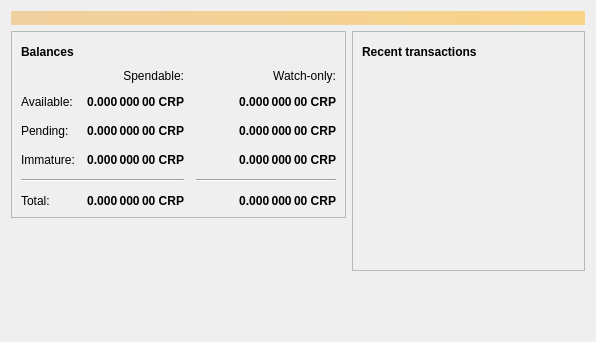
<?xml version="1.0" encoding="UTF-8"?>
<ui version="4.0">
 <class>OverviewPage</class>
 <widget class="QWidget" name="OverviewPage">
  <property name="geometry">
   <rect>
    <x>0</x>
    <y>0</y>
    <width>596</width>
    <height>342</height>
   </rect>
  </property>
  <property name="windowTitle">
   <string>Form</string>
  </property>
  <layout class="QVBoxLayout" name="topLayout">
   <item>
    <widget class="QLabel" name="labelAlerts">
     <property name="visible">
      <bool>false</bool>
     </property>
     <property name="styleSheet">
      <string notr="true">QLabel { background-color: qlineargradient(x1: 0, y1: 0, x2: 1, y2: 0, stop:0 #F0D0A0, stop:1 #F8D488); color:#000000; }</string>
     </property>
     <property name="wordWrap">
      <bool>true</bool>
     </property>
     <property name="margin">
      <number>3</number>
     </property>
     <property name="textInteractionFlags">
      <set>Qt::TextSelectableByMouse</set>
     </property>
    </widget>
   </item>
   <item>
    <layout class="QHBoxLayout" name="horizontalLayout" stretch="1,1">
     <item>
      <layout class="QVBoxLayout" name="verticalLayout_2">
       <item>
        <widget class="QFrame" name="frame">
         <property name="frameShape">
          <enum>QFrame::StyledPanel</enum>
         </property>
         <property name="frameShadow">
          <enum>QFrame::Raised</enum>
         </property>
         <layout class="QVBoxLayout" name="verticalLayout_4">
          <item>
           <layout class="QHBoxLayout" name="horizontalLayout_4">
            <item>
             <widget class="QLabel" name="label_5">
              <property name="font">
               <font>
                <weight>75</weight>
                <bold>true</bold>
               </font>
              </property>
              <property name="text">
               <string>Balances</string>
              </property>
             </widget>
            </item>
            <item>
             <widget class="QPushButton" name="labelWalletStatus">
              <property name="enabled">
               <bool>true</bool>
              </property>
              <property name="maximumSize">
               <size>
                <width>30</width>
                <height>16777215</height>
               </size>
              </property>
              <property name="toolTip">
               <string>The displayed information may be out of date. Your wallet automatically synchronizes with the Crapto network after a connection is established, but this process has not completed yet.</string>
              </property>
              <property name="text">
               <string/>
              </property>
              <property name="icon">
               <iconset resource="../bitcoin.qrc">
                <normaloff>:/icons/warning</normaloff>
                <disabledoff>:/icons/warning</disabledoff>:/icons/warning</iconset>
              </property>
              <property name="iconSize">
               <size>
                <width>24</width>
                <height>24</height>
               </size>
              </property>
              <property name="flat">
               <bool>true</bool>
              </property>
             </widget>
            </item>
            <item>
             <spacer name="horizontalSpacer_3">
              <property name="orientation">
               <enum>Qt::Horizontal</enum>
              </property>
              <property name="sizeHint" stdset="0">
               <size>
                <width>40</width>
                <height>20</height>
               </size>
              </property>
             </spacer>
            </item>
           </layout>
          </item>
          <item>
           <layout class="QGridLayout" name="gridLayout">
            <property name="spacing">
             <number>12</number>
            </property>
            <item row="2" column="2">
             <widget class="QLabel" name="labelWatchPending">
              <property name="font">
               <font>
                <weight>75</weight>
                <bold>true</bold>
               </font>
              </property>
              <property name="cursor">
               <cursorShape>IBeamCursor</cursorShape>
              </property>
              <property name="toolTip">
               <string>Unconfirmed transactions to watch-only addresses</string>
              </property>
              <property name="text">
               <string notr="true">0.000 000 00 CRP</string>
              </property>
              <property name="alignment">
               <set>Qt::AlignRight|Qt::AlignTrailing|Qt::AlignVCenter</set>
              </property>
              <property name="textInteractionFlags">
               <set>Qt::LinksAccessibleByMouse|Qt::TextSelectableByKeyboard|Qt::TextSelectableByMouse</set>
              </property>
             </widget>
            </item>
            <item row="2" column="1">
             <widget class="QLabel" name="labelUnconfirmed">
              <property name="font">
               <font>
                <weight>75</weight>
                <bold>true</bold>
               </font>
              </property>
              <property name="cursor">
               <cursorShape>IBeamCursor</cursorShape>
              </property>
              <property name="toolTip">
               <string>Total of transactions that have yet to be confirmed, and do not yet count toward the spendable balance</string>
              </property>
              <property name="text">
               <string notr="true">0.000 000 00 CRP</string>
              </property>
              <property name="alignment">
               <set>Qt::AlignRight|Qt::AlignTrailing|Qt::AlignVCenter</set>
              </property>
              <property name="textInteractionFlags">
               <set>Qt::LinksAccessibleByMouse|Qt::TextSelectableByKeyboard|Qt::TextSelectableByMouse</set>
              </property>
             </widget>
            </item>
            <item row="3" column="2">
             <widget class="QLabel" name="labelWatchImmature">
              <property name="font">
               <font>
                <weight>75</weight>
                <bold>true</bold>
               </font>
              </property>
              <property name="cursor">
               <cursorShape>IBeamCursor</cursorShape>
              </property>
              <property name="toolTip">
               <string>Mined balance in watch-only addresses that has not yet matured</string>
              </property>
              <property name="text">
               <string notr="true">0.000 000 00 CRP</string>
              </property>
              <property name="alignment">
               <set>Qt::AlignRight|Qt::AlignTrailing|Qt::AlignVCenter</set>
              </property>
              <property name="textInteractionFlags">
               <set>Qt::LinksAccessibleByMouse|Qt::TextSelectableByKeyboard|Qt::TextSelectableByMouse</set>
              </property>
             </widget>
            </item>
            <item row="4" column="0" colspan="2">
             <widget class="Line" name="line">
              <property name="orientation">
               <enum>Qt::Horizontal</enum>
              </property>
             </widget>
            </item>
            <item row="4" column="2">
             <widget class="Line" name="lineWatchBalance">
              <property name="sizePolicy">
               <sizepolicy hsizetype="Preferred" vsizetype="Fixed">
                <horstretch>0</horstretch>
                <verstretch>0</verstretch>
               </sizepolicy>
              </property>
              <property name="minimumSize">
               <size>
                <width>140</width>
                <height>0</height>
               </size>
              </property>
              <property name="orientation">
               <enum>Qt::Horizontal</enum>
              </property>
             </widget>
            </item>
            <item row="5" column="0">
             <widget class="QLabel" name="labelTotalText">
              <property name="text">
               <string>Total:</string>
              </property>
             </widget>
            </item>
            <item row="3" column="1">
             <widget class="QLabel" name="labelImmature">
              <property name="font">
               <font>
                <weight>75</weight>
                <bold>true</bold>
               </font>
              </property>
              <property name="cursor">
               <cursorShape>IBeamCursor</cursorShape>
              </property>
              <property name="toolTip">
               <string>Mined balance that has not yet matured</string>
              </property>
              <property name="text">
               <string notr="true">0.000 000 00 CRP</string>
              </property>
              <property name="alignment">
               <set>Qt::AlignRight|Qt::AlignTrailing|Qt::AlignVCenter</set>
              </property>
              <property name="textInteractionFlags">
               <set>Qt::LinksAccessibleByMouse|Qt::TextSelectableByKeyboard|Qt::TextSelectableByMouse</set>
              </property>
             </widget>
            </item>
            <item row="2" column="3">
             <spacer name="horizontalSpacer_2">
              <property name="orientation">
               <enum>Qt::Horizontal</enum>
              </property>
              <property name="sizeHint" stdset="0">
               <size>
                <width>40</width>
                <height>20</height>
               </size>
              </property>
             </spacer>
            </item>
            <item row="3" column="0">
             <widget class="QLabel" name="labelImmatureText">
              <property name="text">
               <string>Immature:</string>
              </property>
             </widget>
            </item>
            <item row="5" column="1">
             <widget class="QLabel" name="labelTotal">
              <property name="font">
               <font>
                <weight>75</weight>
                <bold>true</bold>
               </font>
              </property>
              <property name="cursor">
               <cursorShape>IBeamCursor</cursorShape>
              </property>
              <property name="toolTip">
               <string>Your current total balance</string>
              </property>
              <property name="text">
               <string notr="true">0.000 000 00 CRP</string>
              </property>
              <property name="alignment">
               <set>Qt::AlignRight|Qt::AlignTrailing|Qt::AlignVCenter</set>
              </property>
              <property name="textInteractionFlags">
               <set>Qt::LinksAccessibleByMouse|Qt::TextSelectableByKeyboard|Qt::TextSelectableByMouse</set>
              </property>
             </widget>
            </item>
            <item row="5" column="2">
             <widget class="QLabel" name="labelWatchTotal">
              <property name="font">
               <font>
                <weight>75</weight>
                <bold>true</bold>
               </font>
              </property>
              <property name="cursor">
               <cursorShape>IBeamCursor</cursorShape>
              </property>
              <property name="toolTip">
               <string>Current total balance in watch-only addresses</string>
              </property>
              <property name="text">
               <string notr="true">0.000 000 00 CRP</string>
              </property>
              <property name="alignment">
               <set>Qt::AlignRight|Qt::AlignTrailing|Qt::AlignVCenter</set>
              </property>
              <property name="textInteractionFlags">
               <set>Qt::LinksAccessibleByMouse|Qt::TextSelectableByKeyboard|Qt::TextSelectableByMouse</set>
              </property>
             </widget>
            </item>
            <item row="0" column="2">
             <widget class="QLabel" name="labelWatchonly">
              <property name="text">
               <string>Watch-only:</string>
              </property>
              <property name="alignment">
               <set>Qt::AlignRight|Qt::AlignTrailing|Qt::AlignVCenter</set>
              </property>
             </widget>
            </item>
            <item row="1" column="0">
             <widget class="QLabel" name="labelBalanceText">
              <property name="text">
               <string>Available:</string>
              </property>
             </widget>
            </item>
            <item row="1" column="1">
             <widget class="QLabel" name="labelBalance">
              <property name="font">
               <font>
                <weight>75</weight>
                <bold>true</bold>
               </font>
              </property>
              <property name="cursor">
               <cursorShape>IBeamCursor</cursorShape>
              </property>
              <property name="toolTip">
               <string>Your current spendable balance</string>
              </property>
              <property name="text">
               <string notr="true">0.000 000 00 CRP</string>
              </property>
              <property name="alignment">
               <set>Qt::AlignRight|Qt::AlignTrailing|Qt::AlignVCenter</set>
              </property>
              <property name="textInteractionFlags">
               <set>Qt::LinksAccessibleByMouse|Qt::TextSelectableByKeyboard|Qt::TextSelectableByMouse</set>
              </property>
             </widget>
            </item>
            <item row="1" column="2">
             <widget class="QLabel" name="labelWatchAvailable">
              <property name="font">
               <font>
                <weight>75</weight>
                <bold>true</bold>
               </font>
              </property>
              <property name="cursor">
               <cursorShape>IBeamCursor</cursorShape>
              </property>
              <property name="toolTip">
               <string>Your current balance in watch-only addresses</string>
              </property>
              <property name="text">
               <string notr="true">0.000 000 00 CRP</string>
              </property>
              <property name="alignment">
               <set>Qt::AlignRight|Qt::AlignTrailing|Qt::AlignVCenter</set>
              </property>
              <property name="textInteractionFlags">
               <set>Qt::LinksAccessibleByMouse|Qt::TextSelectableByKeyboard|Qt::TextSelectableByMouse</set>
              </property>
             </widget>
            </item>
            <item row="2" column="0">
             <widget class="QLabel" name="labelPendingText">
              <property name="text">
               <string>Pending:</string>
              </property>
             </widget>
            </item>
            <item row="0" column="1">
             <widget class="QLabel" name="labelSpendable">
              <property name="text">
               <string>Spendable:</string>
              </property>
              <property name="alignment">
               <set>Qt::AlignRight|Qt::AlignTrailing|Qt::AlignVCenter</set>
              </property>
             </widget>
            </item>
           </layout>
          </item>
         </layout>
        </widget>
       </item>
       <item>
        <spacer name="verticalSpacer">
         <property name="orientation">
          <enum>Qt::Vertical</enum>
         </property>
         <property name="sizeHint" stdset="0">
          <size>
           <width>20</width>
           <height>40</height>
          </size>
         </property>
        </spacer>
       </item>
      </layout>
     </item>
     <item>
      <layout class="QVBoxLayout" name="verticalLayout_3">
       <item>
        <widget class="QFrame" name="frame_2">
         <property name="frameShape">
          <enum>QFrame::StyledPanel</enum>
         </property>
         <property name="frameShadow">
          <enum>QFrame::Raised</enum>
         </property>
         <layout class="QVBoxLayout" name="verticalLayout">
          <item>
           <layout class="QHBoxLayout" name="horizontalLayout_2">
            <item>
             <widget class="QLabel" name="label_4">
              <property name="font">
               <font>
                <weight>75</weight>
                <bold>true</bold>
               </font>
              </property>
              <property name="text">
               <string>Recent transactions</string>
              </property>
             </widget>
            </item>
            <item>
             <widget class="QPushButton" name="labelTransactionsStatus">
              <property name="enabled">
               <bool>true</bool>
              </property>
              <property name="maximumSize">
               <size>
                <width>30</width>
                <height>16777215</height>
               </size>
              </property>
              <property name="toolTip">
               <string>The displayed information may be out of date. Your wallet automatically synchronizes with the Crapto network after a connection is established, but this process has not completed yet.</string>
              </property>
              <property name="text">
               <string/>
              </property>
              <property name="icon">
               <iconset resource="../bitcoin.qrc">
                <normaloff>:/icons/warning</normaloff>
                <disabledoff>:/icons/warning</disabledoff>:/icons/warning</iconset>
              </property>
              <property name="iconSize">
               <size>
                <width>24</width>
                <height>24</height>
               </size>
              </property>
              <property name="flat">
               <bool>true</bool>
              </property>
             </widget>
            </item>
            <item>
             <spacer name="horizontalSpacer">
              <property name="orientation">
               <enum>Qt::Horizontal</enum>
              </property>
              <property name="sizeHint" stdset="0">
               <size>
                <width>40</width>
                <height>20</height>
               </size>
              </property>
             </spacer>
            </item>
           </layout>
          </item>
          <item>
           <widget class="QListView" name="listTransactions">
            <property name="styleSheet">
             <string notr="true">QListView { background: transparent; }</string>
            </property>
            <property name="frameShape">
             <enum>QFrame::NoFrame</enum>
            </property>
            <property name="verticalScrollBarPolicy">
             <enum>Qt::ScrollBarAlwaysOff</enum>
            </property>
            <property name="horizontalScrollBarPolicy">
             <enum>Qt::ScrollBarAlwaysOff</enum>
            </property>
            <property name="selectionMode">
             <enum>QAbstractItemView::NoSelection</enum>
            </property>
           </widget>
          </item>
         </layout>
        </widget>
       </item>
       <item>
        <spacer name="verticalSpacer_2">
         <property name="orientation">
          <enum>Qt::Vertical</enum>
         </property>
         <property name="sizeHint" stdset="0">
          <size>
           <width>20</width>
           <height>40</height>
          </size>
         </property>
        </spacer>
       </item>
      </layout>
     </item>
    </layout>
   </item>
  </layout>
 </widget>
 <resources/>
 <connections/>
</ui>
